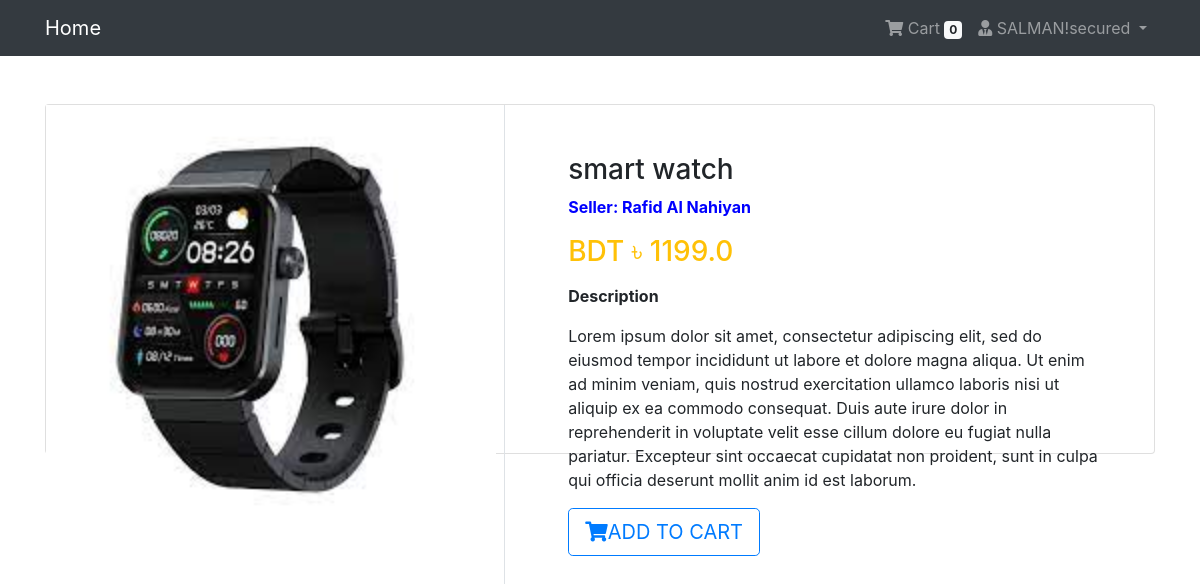
/product/2/ (signed in), run on the app's committed database.
### App_Login/models.py (models this page shows, shortened)
class User(AbstractBaseUser, PermissionsMixin):
    email = models.EmailField(unique= True, null = False)
    account_type = models.CharField(
        max_length=10,
        choices= (('Normal','Normal'),('Seller','Seller')),
    )
    is_staff = models.BooleanField(
        ugettext_lazy('staff status'),
        default=False,
        help_text = ugettext_lazy('designates whether the user can log in to admin panel')
    )
    is_active = models.BooleanField(
        ugettext_lazy('active'),
        default= True,
        help_text= ugettext_lazy('Designates whether this user should be treated as active. Unselect this instead of deleting accounts'),
    )
    USERNAME_FIELD = 'email'
    objects = MyUserManager()

class Profile(models.Model):
    user = models.OneToOneField(User, on_delete=models.CASCADE, related_name='profile')
    username = models.CharField(max_length=264, blank=True)
    full_name = models.CharField(max_length=264, blank=True)
    address_1 = models.TextField(max_length=300, blank=True)
    city = models.CharField(max_length=40, blank=True)
    zipcode = models.CharField(max_length=10, blank=True)
    country = models.CharField(max_length=50, blank=True)
    phone = models.CharField(max_length=20, blank=True)
    date_joined = models.DateTimeField(auto_now_add=True)

### App_Shop/models.py (models this page shows, shortened)
class Product(models.Model):
    seller = models.ForeignKey(User, on_delete=models.CASCADE, related_name='related_name_product_seller')
    mainimage = models.ImageField(upload_to="Products")
    name = models.CharField(max_length=264)
    category = models.ForeignKey(Category, on_delete=models.CASCADE, related_name='category')
    preview_text = models.TextField(max_length=200, verbose_name='Preview Text') # short description of product
    detail_text = models.TextField(max_length=1000, verbose_name='Description')
    price = models.FloatField()
    old_price = models.FloatField(default= 0.0)
    created = models.DateTimeField(auto_now_add=True)
    class Meta:
        ordering = ['-created',]

### App_Shop/views.py (the view)
# urls.py: path('product/<pk>/', views.ProductDetail.as_view(), name='product_detail'),
class ProductDetail(LoginRequiredMixin, DetailView):
    model = Product
    template_name = 'App_Shop/product_detail.html'

### App_Order/templatetags/cart_tag.py (called while the page is built)
@register.filter
def cart_total(user):
    order = Order.objects.filter(user=user, ordered= False)
    if order.exists():
        return order[0].orderitems.count()
    else:
        return 0

### templates/App_Shop/product_detail.html (shortened to what this page needs)
{% extends 'base.html'%}
{% block body_block %}
    <div class="conatiner my-5">
        <div class="card">
            <div class="row">
                <aside class="col-sm-5 border-right">
                    <article class="gallery-wrap">
                        <div class="img-big-wrap">
                            <div>
                                <a href="#">
                                    <img src="/media/{{object.mainimage}}" style="width: 450px">
                                </a>
                            </div>
                        </div>
                    </article>
                </aside>
                <aside class="col-sm-7">
                    <article class="card-body p-5">
                        <h3 class="title mp-3">{{object.name}}</h3>
                        <p style="color:blue"><strong>Seller: {{object.seller.profile.full_name}}</strong></p>
                        <p class="price-detail-wrap">
                            <span class="price h3 text-warning">
                                <span class="currency">BDT &#2547;</span>
                                <span class="num">{{object.price}}</span>
                            </span>
                        </p>
                        <dl class="item-property">
                            <dt>Description</dt>
                            <dd>
                                <p>{{object.detail_text|linebreaks}}</p>
                            </dd>
                        </dl>
                        <a href="{% url 'App_Order:add' pk=object.pk %}" class="btn btn-lg btn-outline-primary text-uppercase">
                            <i class="fas fa-shopping-cart"></i>Add to cart
                        </a>
                    </article>
                </aside>
            </div>
        </div>
    </div>
{% endblock %}

### templates/navbar.html (shortened to what this page needs)
{% load cart_tag %}
<nav class="navbar navbar-expand-lg navbar-dark bg-dark">
    <div class="container">
        <a class="navbar-brand" href="{% url 'App_Shop:home' %}">Home</a>
        <div class="collapse navbar-collapse" id="navbarNav">
            <ul class="navbar-nav ml-auto">
                {% if request.user.is_authenticated %}
                    <li class="nav-item">
                        <a href="{% url 'App_Order:cart' %}" class="nav-link">
                            <i class="fa fa-shopping-cart"></i> Cart
                            <span class="badge badge-light">{{request.user | cart_total}}</span>
                        </a>
                    </li>
                    <li class="nav-item dropdown">
                        <a class="nav-link dropdown-toggle" href="#" id="navbarDropdown" role="button" data-toggle="dropdown" aria-haspopup="true" aria-expanded="false">
                            <i class="fas fa-user-tie"></i>
                            {{request.user.profile.username}}
                        </a>
                    </li>
                {% else %}
                    <li class="nav-item">
                        <a href="{% url 'App_Login:login' %}" class="btn btn-primary">Login</a>
                    </li>
                {% endif %}
            </ul>
        </div>
    </div>
</nav>

### static/css/main.css (style rules this page uses)
.gallery-wrap .img-big-wrap img { height: 450px; width: auto; display: inline-block; cursor:zoom-in; }

### data on the page
User: user|cart_total "0", user.profile.username "SALMAN!secured"
Product: mainimage (picture), name "smart watch", seller.profile.full_name "Rafid Al Nahiyan", price "1199.0", detail_text "Lorem ipsum dolor sit amet, consectetur adipiscing elit, sed do eiusmod tempor incididunt ut labore et dolore magna aliqua. Ut enim ad minim veniam, quis nostrud exercitation ullamco laboris nisi ut aliquip ex ea commodo consequat. Duis aute irure dolor in reprehenderit in voluptate velit esse cillum dolore eu fugiat nulla pariatur. Excepteur sint occaecat cupidatat non proident, sunt in culpa qui officia deserunt mollit anim id est laborum."
